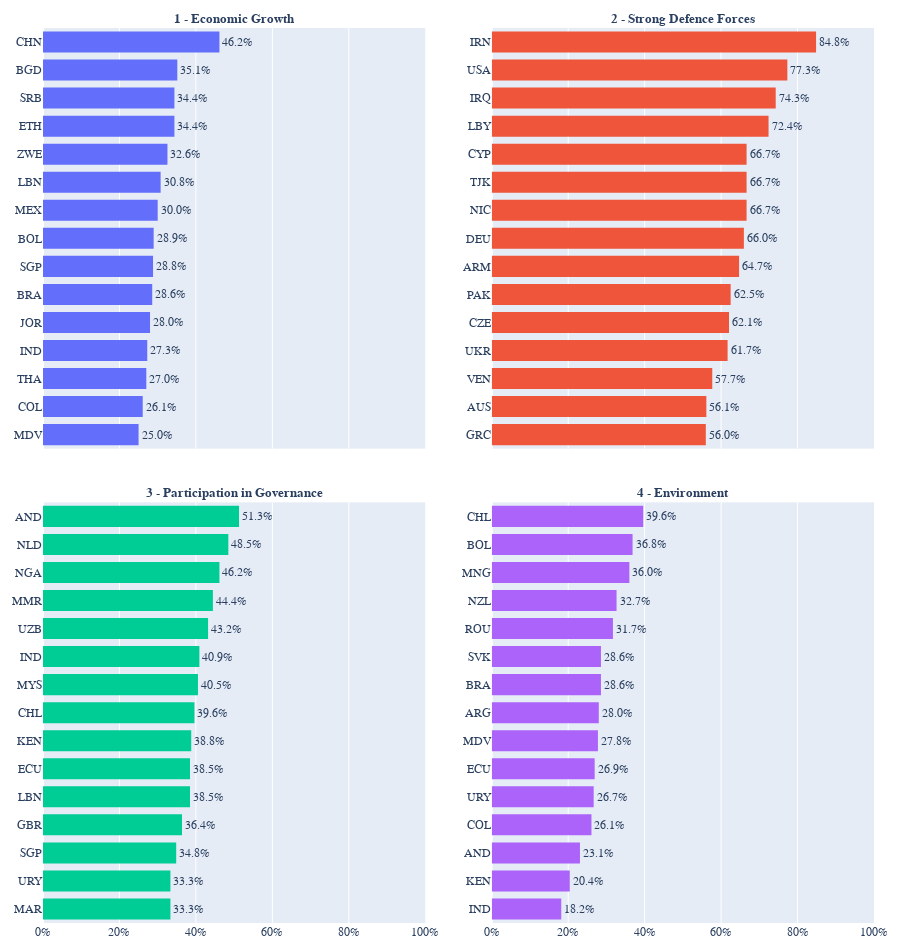

Write notebook code for a chart like this one.
### Code cell
# This script identifies the top fifteen countries most associated with each of the four Q152 response categories
# by computing within-country proportions of model-predicted sentence-level classifications. It then visualizes
# these rankings as a 2×2 panel of horizontal bar charts and saves the resulting figure as a high-resolution image.

%run top_countries_per_response_q152.py

### Figure 1 — Plotly figure (JSON) as saved in the notebook; plotly's stock layout.template omitted (floating-point values rounded to 4 significant figures)
{"data": [{"hovertemplate": "Response: 1 - Economic Growth<br>Country: %{y}<br>Share: %{x:.2%}<extra></extra>", "marker": {"line": {"width": 0}}, "orientation": "h", "showlegend": false, "text": ["46.2%", "35.1%", "34.4%", "34.4%", "32.6%", "30.8%", "30.0%", "28.9%", "28.8%", "28.6%", "28.0%", "27.3%", "27.0%", "26.1%", "25.0%"], "textfont": {"family": "Times New Roman Bold, Times New Roman, Times, serif", "size": 12}, "textposition": "outside", "type": "bar", "x": [0.4615, 0.3514, 0.3438, 0.3438, 0.3256, 0.3077, 0.3, 0.2895, 0.2879, 0.2857, 0.28, 0.2727, 0.2703, 0.2609, 0.25], "xaxis": "x", "y": ["CHN", "BGD", "SRB", "ETH", "ZWE", "LBN", "MEX", "BOL", "SGP", "BRA", "JOR", "IND", "THA", "COL", "MDV"], "yaxis": "y"}, {"hovertemplate": "Response: 2 - Strong Defence Forces<br>Country: %{y}<br>Share: %{x:.2%}<extra></extra>", "marker": {"line": {"width": 0}}, "orientation": "h", "showlegend": false, "text": ["84.8%", "77.3%", "74.3%", "72.4%", "66.7%", "66.7%", "66.7%", "66.0%", "64.7%", "62.5%", "62.1%", "61.7%", "57.7%", "56.1%", "56.0%"], "textfont": {"family": "Times New Roman Bold, Times New Roman, Times, serif", "size": 12}, "textposition": "outside", "type": "bar", "x": [0.8485, 0.7733, 0.7429, 0.7241, 0.6667, 0.6667, 0.6667, 0.6596, 0.6471, 0.625, 0.6207, 0.617, 0.5769, 0.5614, 0.56], "xaxis": "x2", "y": ["IRN", "USA", "IRQ", "LBY", "CYP", "TJK", "NIC", "DEU", "ARM", "PAK", "CZE", "UKR", "VEN", "AUS", "GRC"], "yaxis": "y2"}, {"hovertemplate": "Response: 3 - Participation in Governance<br>Country: %{y}<br>Share: %{x:.2%}<extra></extra>", "marker": {"line": {"width": 0}}, "orientation": "h", "showlegend": false, "text": ["51.3%", "48.5%", "46.2%", "44.4%", "43.2%", "40.9%", "40.5%", "39.6%", "38.8%", "38.5%", "38.5%", "36.4%", "34.8%", "33.3%", "33.3%"], "textfont": {"family": "Times New Roman Bold, Times New Roman, Times, serif", "size": 12}, "textposition": "outside", "type": "bar", "x": [0.5128, 0.4848, 0.4615, 0.4444, 0.4318, 0.4091, 0.4054, 0.3962, 0.3878, 0.3846, 0.3846, 0.3636, 0.3485, 0.3333, 0.3333], "xaxis": "x3", "y": ["AND", "NLD", "NGA", "MMR", "UZB", "IND", "MYS", "CHL", "KEN", "ECU", "LBN", "GBR", "SGP", "URY", "MAR"], "yaxis": "y3"}, {"hovertemplate": "Response: 4 - Environment<br>Country: %{y}<br>Share: %{x:.2%}<extra></extra>", "marker": {"line": {"width": 0}}, "orientation": "h", "showlegend": false, "text": ["39.6%", "36.8%", "36.0%", "32.7%", "31.7%", "28.6%", "28.6%", "28.0%", "27.8%", "26.9%", "26.7%", "26.1%", "23.1%", "20.4%", "18.2%"], "textfont": {"family": "Times New Roman Bold, Times New Roman, Times, serif", "size": 12}, "textposition": "outside", "type": "bar", "x": [0.3962, 0.3684, 0.36, 0.3265, 0.3171, 0.2857, 0.2857, 0.28, 0.2778, 0.2692, 0.2667, 0.2609, 0.2308, 0.2041, 0.1818], "xaxis": "x4", "y": ["CHL", "BOL", "MNG", "NZL", "ROU", "SVK", "BRA", "ARG", "MDV", "ECU", "URY", "COL", "AND", "KEN", "IND"], "yaxis": "y4"}], "layout": {"annotations": [{"font": {"family": "Times New Roman Bold, Times New Roman, Times, serif", "size": 13}, "showarrow": false, "text": "<b>1 - Economic Growth</b>", "x": 0.23, "xanchor": "center", "xref": "paper", "y": 1, "yanchor": "bottom", "yref": "paper"}, {"font": {"family": "Times New Roman Bold, Times New Roman, Times, serif", "size": 13}, "showarrow": false, "text": "<b>2 - Strong Defence Forces</b>", "x": 0.77, "xanchor": "center", "xref": "paper", "y": 1, "yanchor": "bottom", "yref": "paper"}, {"font": {"family": "Times New Roman Bold, Times New Roman, Times, serif", "size": 13}, "showarrow": false, "text": "<b>3 - Participation in Governance</b>", "x": 0.23, "xanchor": "center", "xref": "paper", "y": 0.47, "yanchor": "bottom", "yref": "paper"}, {"font": {"family": "Times New Roman Bold, Times New Roman, Times, serif", "size": 13}, "showarrow": false, "text": "<b>4 - Environment</b>", "x": 0.77, "xanchor": "center", "xref": "paper", "y": 0.47, "yanchor": "bottom", "yref": "paper"}], "bargap": 0.25, "font": {"family": "Times New Roman Bold, Times New Roman, Times, serif", "size": 14}, "height": 950, "hoverlabel": {"font": {"family": "Times New Roman Bold, Times New Roman, Times, serif", "size": 12}}, "margin": {"b": 20, "l": 20, "r": 20, "t": 28}, "showlegend": false, "title": {}, "xaxis": {"anchor": "y", "domain": [0, 0.46], "matches": "x3", "range": [0, 1], "showticklabels": false, "tickfont": {"family": "Times New Roman Bold, Times New Roman, Times, serif", "size": 12}, "tickformat": ".0%", "title": {}}, "xaxis2": {"anchor": "y2", "domain": [0.54, 1], "matches": "x4", "range": [0, 1], "showticklabels": false, "tickfont": {"family": "Times New Roman Bold, Times New Roman, Times, serif", "size": 12}, "tickformat": ".0%", "title": {}}, "xaxis3": {"anchor": "y3", "domain": [0, 0.46], "range": [0, 1], "tickfont": {"family": "Times New Roman Bold, Times New Roman, Times, serif", "size": 12}, "tickformat": ".0%", "title": {}}, "xaxis4": {"anchor": "y4", "domain": [0.54, 1], "range": [0, 1], "tickfont": {"family": "Times New Roman Bold, Times New Roman, Times, serif", "size": 12}, "tickformat": ".0%", "title": {}}, "yaxis": {"anchor": "x", "autorange": "reversed", "categoryarray": ["CHN", "BGD", "SRB", "ETH", "ZWE", "LBN", "MEX", "BOL", "SGP", "BRA", "JOR", "IND", "THA", "COL", "MDV"], "categoryorder": "array", "domain": [0.53, 1], "tickfont": {"family": "Times New Roman Bold, Times New Roman, Times, serif", "size": 12}, "title": {}}, "yaxis2": {"anchor": "x2", "autorange": "reversed", "categoryarray": ["IRN", "USA", "IRQ", "LBY", "CYP", "TJK", "NIC", "DEU", "ARM", "PAK", "CZE", "UKR", "VEN", "AUS", "GRC"], "categoryorder": "array", "domain": [0.53, 1], "tickfont": {"family": "Times New Roman Bold, Times New Roman, Times, serif", "size": 12}, "title": {}}, "yaxis3": {"anchor": "x3", "autorange": "reversed", "categoryarray": ["AND", "NLD", "NGA", "MMR", "UZB", "IND", "MYS", "CHL", "KEN", "ECU", "LBN", "GBR", "SGP", "URY", "MAR"], "categoryorder": "array", "domain": [0, 0.47], "tickfont": {"family": "Times New Roman Bold, Times New Roman, Times, serif", "size": 12}, "title": {}}, "yaxis4": {"anchor": "x4", "autorange": "reversed", "categoryarray": ["CHL", "BOL", "MNG", "NZL", "ROU", "SVK", "BRA", "ARG", "MDV", "ECU", "URY", "COL", "AND", "KEN", "IND"], "categoryorder": "array", "domain": [0, 0.47], "tickfont": {"family": "Times New Roman Bold, Times New Roman, Times, serif", "size": 12}, "title": {}}}}
